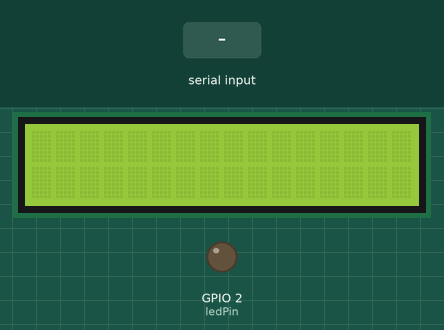
Recording of a sketch running on a simulated ESP32. Shown: 16×2 character LCD, output pins drawn as LEDs (lit = HIGH). Inputs (shaded band) come from the test bench. What the sketch prints to the serial monitor is not drawn.

Above: at 1.2 s.
1.3 s: "on" received over Serial
At 2.5 s:
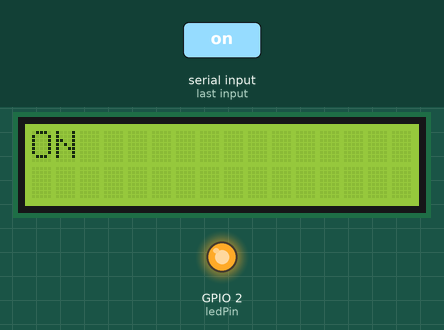
2.8 s: "off" received over Serial
At 3.8 s:
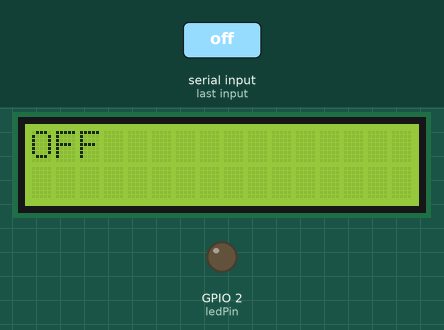
4.3 s: "test" received over Serial
At 5.1 s:
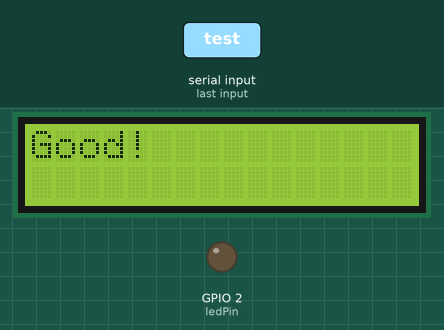
5.8 s: "1" received over Serial
At 6.1 s:
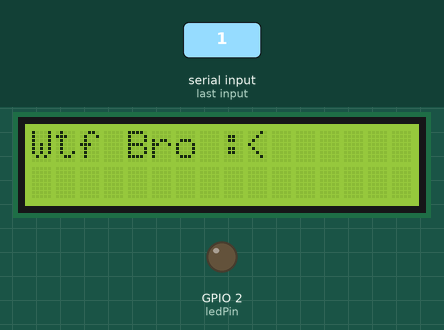
Timing chart, 0 to 8.3 s (numbered marks = the images above; inputs shaded):
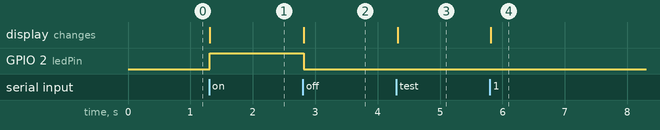

Measured:
- after the input at 1.3 s, GPIO 2 (ledPin): LOW → HIGH at once; the display: changes at once (image 1)
- after the input at 2.8 s, GPIO 2 (ledPin): HIGH → LOW at once; the display: changes at once (image 2)
- after the input at 4.3 s, the display: changes at once (image 3)
- after the input at 5.8 s, the display: changes at once (image 4)

The sketch:

finallyserialesp.ino
```cpp
#include <LiquidCrystal_I2C.h>
#include <Wire.h>
#define SDA 13 //Define SDA pins
#define SCL 14 //Define SCL pins
LiquidCrystal_I2C lcd(0x27,16,2);
int ledPin = 2;
String readString;

void setup() {
  Serial.begin(9600);
  pinMode(ledPin, OUTPUT);
   Wire.begin(SDA, SCL); // attach the IIC pin
  if (!(i2CAddrTest(0x27))) {
    lcd = LiquidCrystal_I2C(0x3F, 16, 2);
  }
  lcd.init(); // LCD driver initialization
  lcd.backlight(); // Open the backlight
  lcd.setCursor(0,0); // Move the cursor to row 0, column 0

}

void loop() {

  while (Serial.available()) {
    delay(3);
    char c = Serial.read();
    readString += c;
  }
  readString.trim();
  if (readString.length() >0) {
    if (readString == "on"){
      lcd.clear();
      Serial.println("switching on");
      Serial.println(readString);
      digitalWrite(ledPin, HIGH);
      lcd.print("ON");
    }
    else{
    if (readString == "off")
    {
      lcd.clear();
      Serial.println("switching off");
      Serial.println(readString);
      digitalWrite(ledPin, LOW);
      lcd.print("OFF");
    }
    else{
    if (readString == "test"){
      lcd.clear();
      Serial.println("Good");
      Serial.println(readString);
      lcd.print("Good!");
    }
    else{
      lcd.clear();
      Serial.println("Wtf Bro -->:");
      Serial.println(readString);
      lcd.print("Wtf Bro :<");
    }}}

    readString="";
  }
}
bool i2CAddrTest(uint8_t addr) {
 Wire.begin();
 Wire.beginTransmission(addr);
 if (Wire.endTransmission() == 0) {
 return true;
 }
 return false;
}
```
